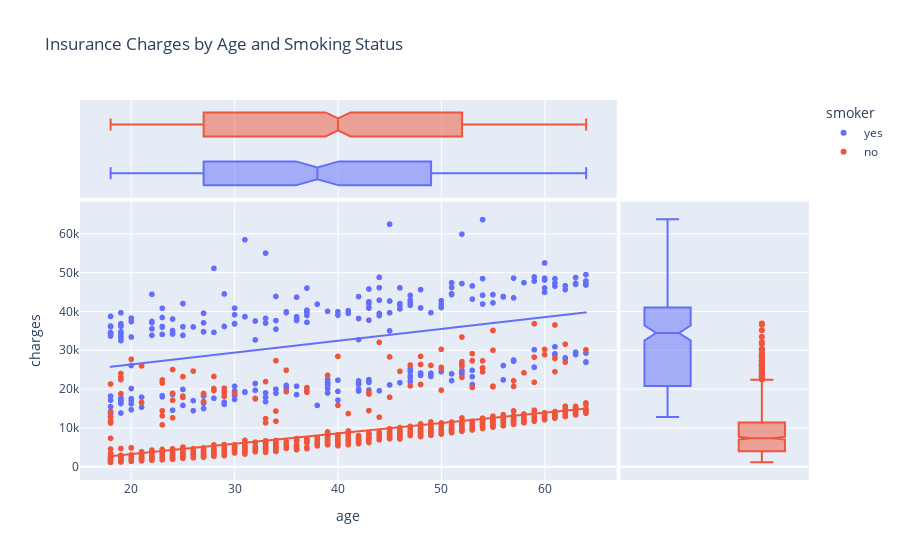

Source (notebook cell):
### Code cell
# Scatter plot ag vs charges
import plotly.express as px # import the plotly express library for interactive visualisations

# basic scatter plot of age and smoking status vs charges
fig = px.scatter(df, x='age', y='charges', 
                 color='smoker', 
                 title='Insurance Charges by Age and Smoking Status',
                 trendline='ols',
                 marginal_x='box',
                 marginal_y='box'
                 ) # this adds a trendline to the scatter plot
fig.show() # display the figure

### Figure 1 — Plotly figure (JSON) as saved in the notebook; plotly's stock layout.template omitted (floating-point values rounded to 4 significant figures; data arrays with more than 128 entries replaced by an {"elided": "..."} marker saying what was removed)
{"data": [{"hovertemplate": "smoker=yes<br>age=%{x}<br>charges=%{y}<extra></extra>", "legendgroup": "yes", "marker": {"color": "#636efa", "symbol": "circle"}, "mode": "markers", "name": "yes", "showlegend": true, "type": "scattergl", "x": {"elided": "274 int values"}, "xaxis": "x", "y": {"elided": "274 float values"}, "yaxis": "y"}, {"alignmentgroup": "True", "hovertemplate": "smoker=yes<br>age=%{x}<extra></extra>", "legendgroup": "yes", "marker": {"color": "#636efa", "symbol": "circle"}, "name": "yes", "notched": true, "offsetgroup": "yes", "showlegend": false, "type": "box", "x": {"elided": "274 int values"}, "xaxis": "x3", "yaxis": "y3"}, {"alignmentgroup": "True", "hovertemplate": "smoker=yes<br>charges=%{y}<extra></extra>", "legendgroup": "yes", "marker": {"color": "#636efa", "symbol": "circle"}, "name": "yes", "notched": true, "offsetgroup": "yes", "showlegend": false, "type": "box", "xaxis": "x2", "y": {"elided": "274 float values"}, "yaxis": "y2"}, {"hovertemplate": "<b>OLS trendline</b><br>charges = 305.238 * age + 20294.1<br>R<sup>2</sup>=0.135589<br><br>smoker=yes<br>age=%{x}<br>charges=%{y} <b>(trend)</b><extra></extra>", "legendgroup": "yes", "marker": {"color": "#636efa", "symbol": "circle"}, "mode": "lines", "name": "yes", "showlegend": false, "type": "scattergl", "x": {"elided": "274 int values"}, "xaxis": "x", "y": {"elided": "274 float values"}, "yaxis": "y"}, {"hovertemplate": "smoker=no<br>age=%{x}<br>charges=%{y}<extra></extra>", "legendgroup": "no", "marker": {"color": "#EF553B", "symbol": "circle"}, "mode": "markers", "name": "no", "showlegend": true, "type": "scattergl", "x": {"elided": "1063 int values"}, "xaxis": "x", "y": {"elided": "1063 float values"}, "yaxis": "y"}, {"alignmentgroup": "True", "hovertemplate": "smoker=no<br>age=%{x}<extra></extra>", "legendgroup": "no", "marker": {"color": "#EF553B", "symbol": "circle"}, "name": "no", "notched": true, "offsetgroup": "no", "showlegend": false, "type": "box", "x": {"elided": "1063 int values"}, "xaxis": "x3", "yaxis": "y3"}, {"alignmentgroup": "True", "hovertemplate": "smoker=no<br>charges=%{y}<extra></extra>", "legendgroup": "no", "marker": {"color": "#EF553B", "symbol": "circle"}, "name": "no", "notched": true, "offsetgroup": "no", "showlegend": false, "type": "box", "xaxis": "x2", "y": {"elided": "1063 float values"}, "yaxis": "y2"}, {"hovertemplate": "<b>OLS trendline</b><br>charges = 267.118 * age + -2085.01<br>R<sup>2</sup>=0.393631<br><br>smoker=no<br>age=%{x}<br>charges=%{y} <b>(trend)</b><extra></extra>", "legendgroup": "no", "marker": {"color": "#EF553B", "symbol": "circle"}, "mode": "lines", "name": "no", "showlegend": false, "type": "scattergl", "x": {"elided": "1063 int values"}, "xaxis": "x", "y": {"elided": "1063 float values"}, "yaxis": "y"}], "layout": {"legend": {"title": {"text": "smoker"}, "tracegroupgap": 0}, "title": {"text": "Insurance Charges by Age and Smoking Status"}, "xaxis": {"anchor": "y", "domain": [0, 0.7363], "title": {"text": "age"}}, "xaxis2": {"anchor": "y2", "domain": [0.7413, 1], "matches": "x2", "showgrid": false, "showline": false, "showticklabels": false, "ticks": ""}, "xaxis3": {"anchor": "y3", "domain": [0, 0.7363], "matches": "x", "showgrid": true, "showticklabels": false}, "xaxis4": {"anchor": "y4", "domain": [0.7413, 1], "matches": "x2", "showgrid": false, "showline": false, "showticklabels": false, "ticks": ""}, "yaxis": {"anchor": "x", "domain": [0, 0.7326], "title": {"text": "charges"}}, "yaxis2": {"anchor": "x2", "domain": [0, 0.7326], "matches": "y", "showgrid": true, "showticklabels": false}, "yaxis3": {"anchor": "x3", "domain": [0.7426, 1], "matches": "y3", "showgrid": false, "showline": false, "showticklabels": false, "ticks": ""}, "yaxis4": {"anchor": "x4", "domain": [0.7426, 1], "matches": "y3", "showgrid": true, "showline": false, "showticklabels": false, "ticks": ""}}}
